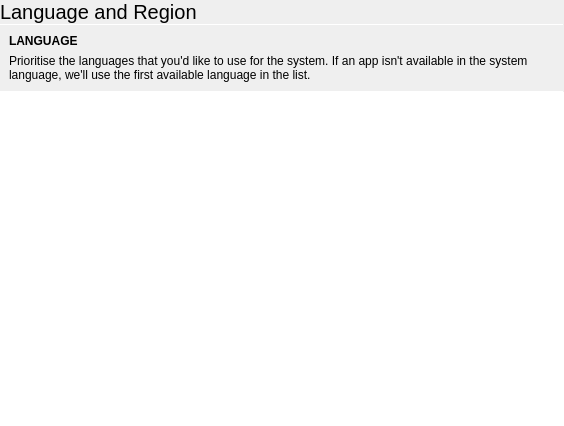
<?xml version="1.0" encoding="UTF-8"?>
<ui version="4.0">
 <class>LocalePane</class>
 <widget class="QWidget" name="LocalePane">
  <property name="geometry">
   <rect>
    <x>0</x>
    <y>0</y>
    <width>564</width>
    <height>426</height>
   </rect>
  </property>
  <property name="windowTitle">
   <string notr="true">Form</string>
  </property>
  <layout class="QVBoxLayout" name="verticalLayout">
   <property name="spacing">
    <number>0</number>
   </property>
   <property name="leftMargin">
    <number>0</number>
   </property>
   <property name="topMargin">
    <number>0</number>
   </property>
   <property name="rightMargin">
    <number>0</number>
   </property>
   <property name="bottomMargin">
    <number>0</number>
   </property>
   <item>
    <widget class="QLabel" name="label">
     <property name="font">
      <font>
       <pointsize>15</pointsize>
      </font>
     </property>
     <property name="text">
      <string>Language and Region</string>
     </property>
     <property name="margin">
      <number>9</number>
     </property>
    </widget>
   </item>
   <item>
    <widget class="Line" name="line">
     <property name="maximumSize">
      <size>
       <width>16777215</width>
       <height>1</height>
      </size>
     </property>
     <property name="orientation">
      <enum>Qt::Horizontal</enum>
     </property>
    </widget>
   </item>
   <item>
    <layout class="QVBoxLayout" name="verticalLayout_3">
     <property name="spacing">
      <number>6</number>
     </property>
     <property name="leftMargin">
      <number>9</number>
     </property>
     <property name="topMargin">
      <number>9</number>
     </property>
     <property name="rightMargin">
      <number>9</number>
     </property>
     <property name="bottomMargin">
      <number>9</number>
     </property>
     <item>
      <widget class="QLabel" name="label_2">
       <property name="font">
        <font>
         <weight>75</weight>
         <bold>true</bold>
        </font>
       </property>
       <property name="text">
        <string>LANGUAGE</string>
       </property>
      </widget>
     </item>
     <item>
      <widget class="QLabel" name="label_3">
       <property name="text">
        <string>Prioritise the languages that you'd like to use for the system. If an app isn't available in the system language, we'll use the first available language in the list.</string>
       </property>
       <property name="wordWrap">
        <bool>true</bool>
       </property>
      </widget>
     </item>
    </layout>
   </item>
   <item>
    <widget class="Line" name="line_2">
     <property name="maximumSize">
      <size>
       <width>16777215</width>
       <height>1</height>
      </size>
     </property>
     <property name="orientation">
      <enum>Qt::Horizontal</enum>
     </property>
    </widget>
   </item>
   <item>
    <widget class="QListView" name="activeLanguagesList">
     <property name="contextMenuPolicy">
      <enum>Qt::CustomContextMenu</enum>
     </property>
     <property name="frameShape">
      <enum>QFrame::NoFrame</enum>
     </property>
    </widget>
   </item>
  </layout>
 </widget>
 <resources/>
 <connections/>
</ui>
